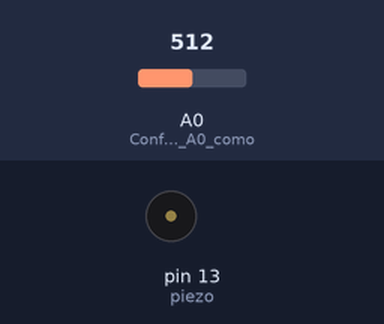
The sketch below on a simulated Arduino Uno, built with avr-gcc and run on an emulated ATmega328P. Shown: buzzer (waves = sounding). The test bench sets the inputs (shaded band); at power-on: A0 (Configura_o_pino_A0_como) = 512.

Above: at 1.3 s.
1.4 s: A0 (Configura_o_pino_A0_como) set to 492
At 1.9 s:
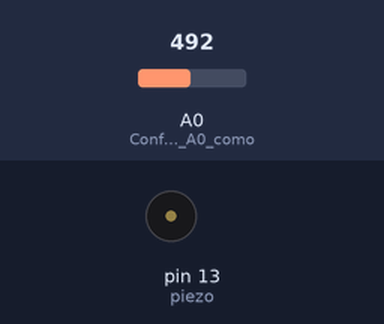
2.9 s: A0 (Configura_o_pino_A0_como) set to 511
At 5.8 s:
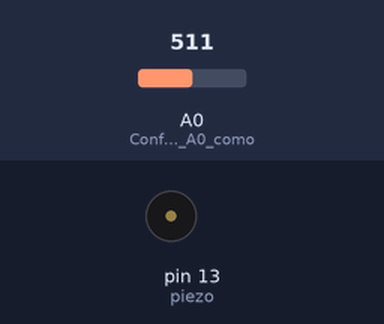
5.9 s: A0 (Configura_o_pino_A0_como) set to 306
At 7.0 s:
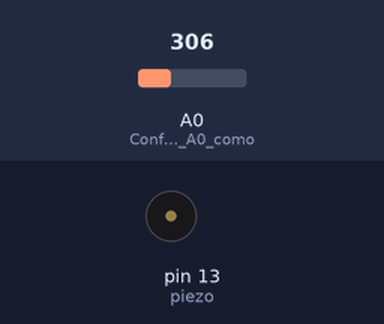
7.4 s: A0 (Configura_o_pino_A0_como) set to 520
At 7.5 s:
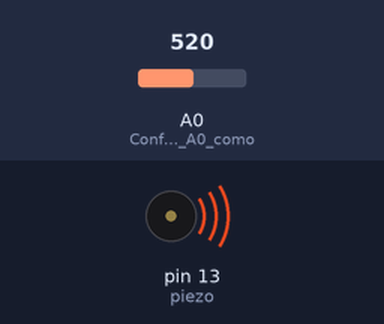
Timing chart, 0 to 11.4 s (numbered marks = the images above; inputs shaded):
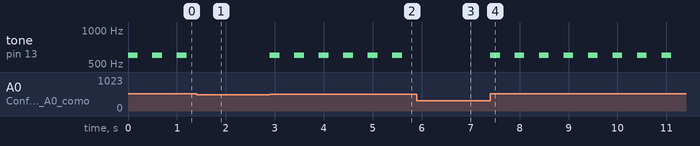

Measured:
- the behaviour switches between 511 and 510 on A0 (Configura_o_pino_A0_como) (found by bisection; images 0 and 1)
- after the input at 1.4 s, tone on pin 13 (piezo): stops changing and stays silent
- after the input at 2.9 s, tone on pin 13 (piezo): alternates 600 Hz for 0.20 s and silent for 0.30 s, starting at once
- after the input at 5.9 s, tone on pin 13 (piezo): stops changing and stays silent
- after the input at 7.4 s, tone on pin 13 (piezo): alternates 600 Hz for 0.20 s and silent for 0.30 s, starting at once
- by itself, tone on pin 13 (piezo): alternates 600 Hz for 0.20 s and silent for 0.30 s

The sketch:

gas_detector1.ino
```cpp
int gas;              // Variável para armazenar o valor lido do sensor de gás
int piezo = 13;       // Pino digital ao qual o buzzer está conectado

void setup() {
  pinMode(A0, INPUT);      // Configura o pino A0 como entrada
  pinMode(piezo, OUTPUT);  // Configura o pino do buzzer como saída
}

void loop(){
  gas = analogRead(A0);    // Lê o valor analógico do pino A0 e armazena na variável gas

  if(gas > 510){           // Verifica se o valor de gas é maior que 510
    tone(piezo, 600, 200); // Emite um som no buzzer com frequência de 600 Hz por 200 milissegundos
    delay(500);            // Aguarda 500 milissegundos
  }
}
```
